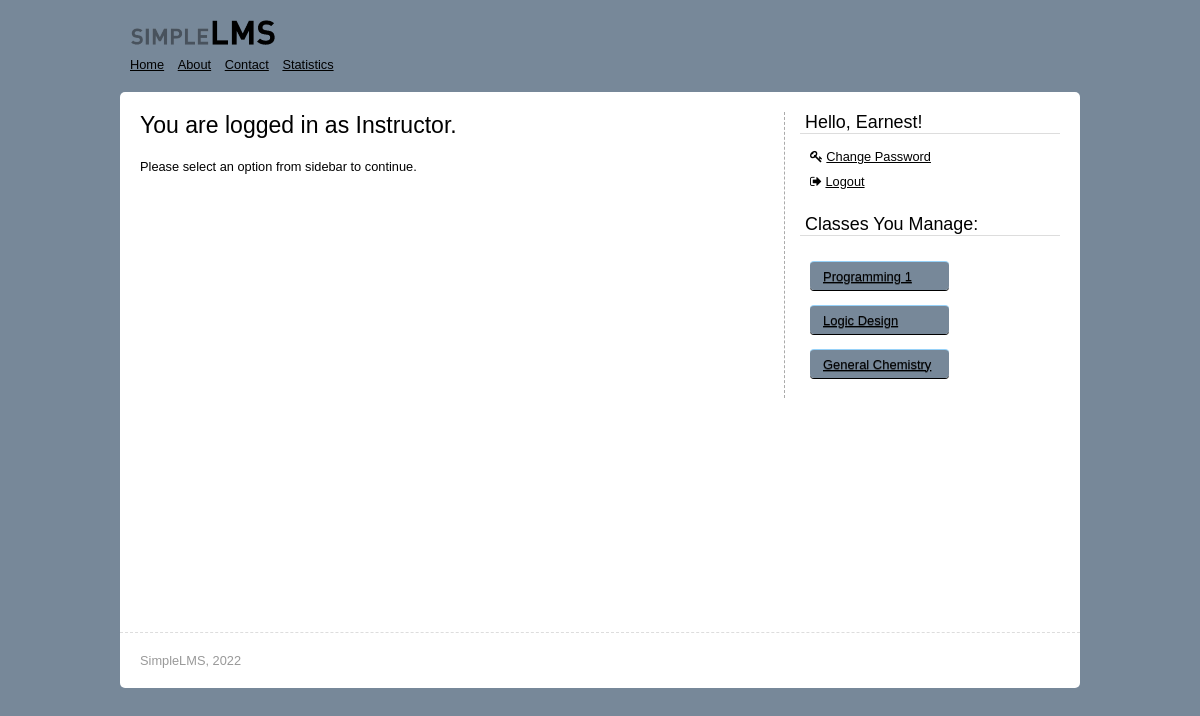
Screenshot of /index.php (signed in) with the database file from the repository.
### tables this page shows
CREATE TABLE `classes` (
 `id` int(11) NOT NULL AUTO_INCREMENT,
 `name` varchar(255) NOT NULL,
 `info` text,
 `teacherid` int(11) NOT NULL,
 PRIMARY KEY (`id`)
);

### core/init.php (called while the page is built, shortened)
<?php
require 'functions/users.php';
if (logged_in() === true) {
    $session_user_id = $_SESSION['id'];
    $user_data = user_data(
        $session_user_id,
        'id',
        'username',
        'password',
        'access',
        'name',
        'surname',
        'email',
        'phone'
    );
}

### core/functions/users.php (called while the page is built, shortened)
<?php
if (!function_exists('user_data')) {
    function user_data($id)
    {
        $id   = (int) $id;
        $func_num_args = func_num_args();
        $func_get_args = func_get_args();
        if ($func_num_args > 1) {
            unset($func_get_args[0]);
            $fields = '`' . implode('`, `', $func_get_args) . '`';
            $data = mysql_fetch_assoc(mysql_query("SELECT $fields FROM `logins` WHERE `id` = $id"));
            return $data;
        }
    }
}

### includes/widgets/teacherwidget.php (the view, shortened to what this page needs)
			<?php
			$teacherid = $_SESSION['id'];
			$classes = array();
			$i = 0;
			$result = mysql_query("SELECT COUNT(1) FROM `classes` WHERE `teacherid` = '$teacherid'");
			$num_rows = mysql_result($result, 0, 0);
			while ($i < $num_rows){
			$classes[$i] = mysql_result(mysql_query("SELECT `id` FROM `classes` WHERE `teacherid` = '$teacherid'"), $i, 'id');
			$i++;
			}
			?>
<div class="widget">
              <h2>Classes You Manage:</h2>
              <div class="inner">
			<ul>
			<?php
			foreach ($classes as $id){
			?>
                                      <br>
			<a class="myButton" style="display: inline-block; width: 113px;" href="../../admin/manageclasses.php?id=<?php echo "$id";?>">
			<?php
			$str = mysql_result(mysql_query("SELECT `name` FROM `classes` WHERE `id` = '$id'"), 0, 'name');
			echo $str;
			?>
			</a><br>
			<?php
			}
			?>
			</ul>
              </div>
          </div>

### includes/widgets/loggedin.php
      <div class="widget">
           <h2>Hello, <?php echo $user_data['name'];?>!</h2>
           <div class="inner">
<ul>
<li>
                                           <i class="fa fa-key" aria-hidden="true"></i>
	<a href="../../account/changepass.php">Change Password</a>
</li>
<li>
                                           <i class="fa fa-sign-out" aria-hidden="true"></i>
	<a href="../../account/logout.php">Logout</a>
</li>
</ul>
           </div>
       </div>

### assets/main.css (style rules this page uses)
ul { padding: 0; margin: 0 0 20px 0; list-style: none; }
h1, h2 { padding: 0; margin: 0 0 20px 0; font-weight: normal; }
a:link, a:visited { text-decoration: underline; color: #000; }
ul li { padding: 5px 0; }
h2 { font-size: 1.4em; }
body { background: lightslategray; font-family: Arial; font-size: 0.8em; }
.widget { margin-bottom: 20px; }
.widget h2 { margin: 0 0 10px 0; padding: 0 5px; font-weight: normal; border-bottom: 1px solid #ddd; }
.widget .inner { margin: 0 10px; }
.myButton { border-top: 1px solid #96d1f8; background: #778899; background: -webkit-gradient(linear, left top, left bottom, from(#778899), to(#778899)); background: -webkit-linear-gradient(top, #778899, #778899); background: -moz-linear-gradient(top, #778899, #778899); background: -ms-linear-gradient(top, #778899, #778899); background: -o-linear-gradient(top, #778899, #778899); padding: 6.5px 13px; -webkit-border-radius: 4px; -moz-border-radius: 4px; border-radius: 4px; -webkit-box-shadow: rgba(0,0,0,1) 0 1px 0; -moz-box-shadow: rgba(0,0,0,1) 0 1px 0; box-shadow: rgba(0,0,0,1) 0 1px 0; text-shadow: rgba(0,0,0,.4) 0 1px 0; color: #000000; font-size: 13px; font-family: Helvetica, Arial, Sans-Serif; text-decoration: none; vertical-align: middle; }

### rows the page displays
classes: $id 1 (drawn), name "Programming 1"
classes: name "Logic Design"
classes: name "General Chemistry"

### other values shown
$user_data['name'] "Earnest"
